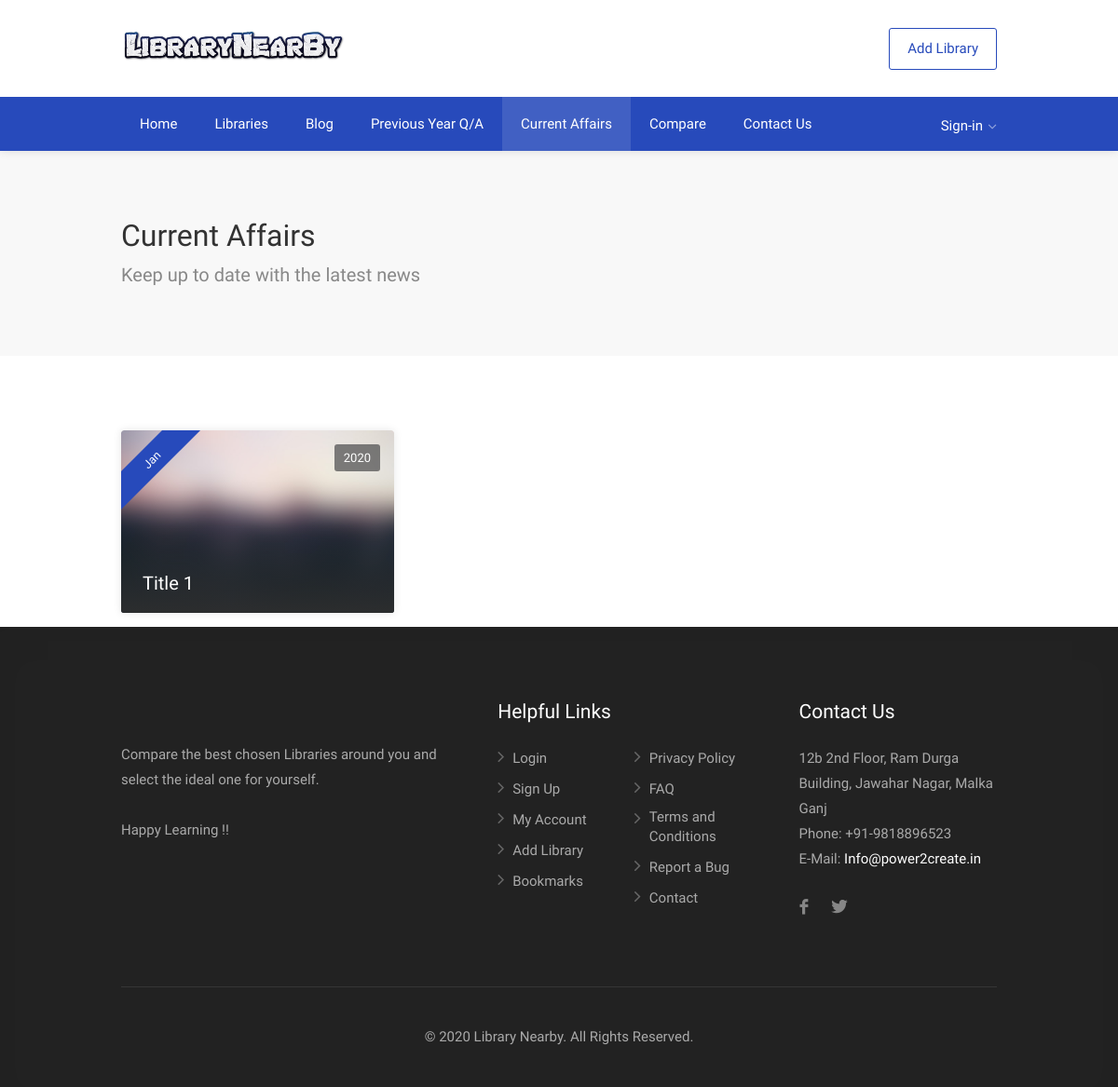
The page /exams/current-affairs on the database its author committed.
### exams/models.py (models this page shows, shortened)
class current_affair(models.Model):
    title = models.CharField(max_length=100)
    image = models.ImageField()
    month = models.CharField(choices=Month_Choices, max_length=3)
    year = models.IntegerField()
    file = models.FileField()

### exams/views.py (the view)
# urls.py: path('current-affairs', views.CurrentAffairsView, name='currentaffairs'),
def CurrentAffairsView(request):
    all_current_affairs = models.current_affair.objects.all()
    search_term = ''
    paginator = Paginator(all_current_affairs, 5)
    page = request.GET.get('page')
    all_current_affairs = paginator.get_page(page)
    get_dict_copy = request.GET.copy()
    params = get_dict_copy.pop('page', True) and get_dict_copy.urlencode()
    context = {
        'currentaffairs': all_current_affairs,
        'params': params,
        'search_term': search_term
    }
    return render(request, 'currentaffairs.html', context)

### exams/templates/currentaffairs.html (shortened to what this page needs)
{% extends 'new_base.html' %}
{% block content %}
<div id="wrapper" class="mm-page mm-slideout">
<div id="titlebar">
	<div class="container">
		<div class="row">
			<div class="col-md-12">
				<h2>Current Affairs</h2>
				<span>Keep up to date with the latest news</span>
			</div>
		</div>
	</div>
</div>
    <div class="container">
        <div class="row">
            <div class="col-md-12">
                <div class="carousel">
                {% for currentaffair in currentaffairs %}
                    <div class="carousel-item">
                        <div class="listing-item compact">
                            <a href="{{ currentaffair.file.url }}" class="listing-img-container">
                                <div class="listing-badges">
                                    <span class="featured">{{ currentaffair.month }}</span>
                                    <span>{{ currentaffair.year }}</span>
                                </div>
                                <div class="listing-img-content">
                                    <span class="listing-compact-title">{{ currentaffair.title }}</span>
                                </div>
                                <img src="{{ currentaffair.image.url }}" alt="">
                            </a>
                        </div>
                    </div>
                {% endfor %}
                </div>
            </div>
        </div>
    </div>
</div>
{% endblock content %}

### static_in_venv/css/color.css (style rules this page uses)
.listing-img-container:after { background: linear-gradient(to bottom, transparent 60%, #274abb) }
.listing-badges .featured { background-color: #274abb }

### rows shown on the page
current_affair: month "Jan", year "2020", title "Title 1", image (picture)
